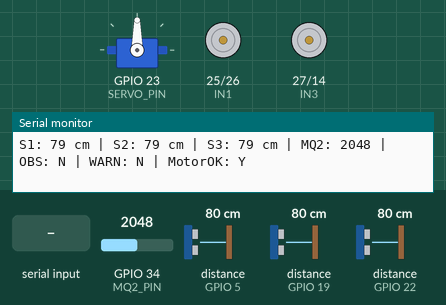
This sketch was run on a simulated ESP32. Shown: servo, motor-driver pin pairs drawn as motors (green arrow = first pin HIGH = forward, orange = second pin HIGH = backward, longer = more drive), the last lines printed to the serial monitor. Wiring (inferred from the names in the program): 3 × ultrasonic range finder: trigger GPIO 4, echo GPIO 5 / trigger GPIO 18, echo GPIO 19 / trigger GPIO 21, echo GPIO 22. The inputs (shaded band) are chosen by the test bench; at power-on: distance to the obstacle (sensors on GPIO 5, GPIO 19, GPIO 22) 80 cm, GPIO 34 (MQ2_PIN) = 2048. The echo pulse lasts 58.3 µs per cm.

Above: at 1.2 s.
1.3 s: "FORWARD:1\n" received over Serial
At 2.5 s:
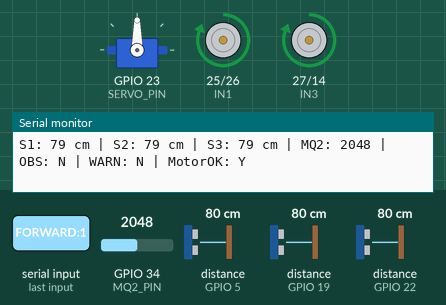
2.8 s: "LEFT:1\n" received over the second serial link
At 4.0 s:
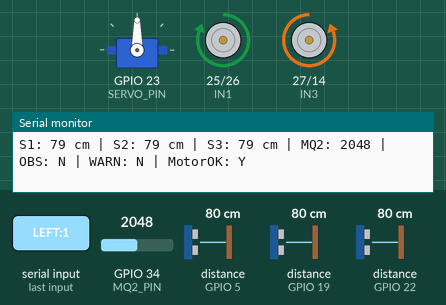
4.3 s: "RIGHT:1\n" received over Serial
At 5.5 s:
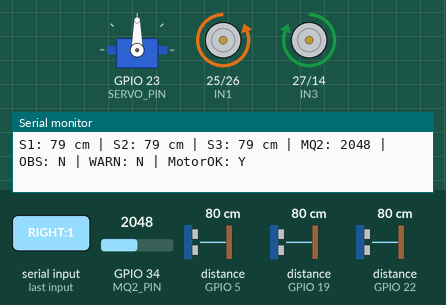
5.8 s: "BACKWARD:150\n" received over the second serial link
At 7.0 s:
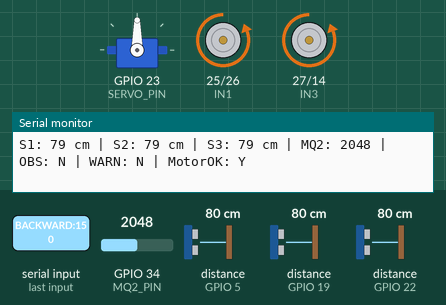
7.3 s: "SERVO:\n" received over Serial
At 8.5 s:
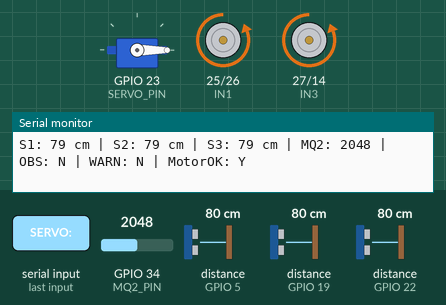
8.8 s: distance to the obstacle (sensor on GPIO 5) set to 12 cm
10.7 s: distance to the obstacle (sensor on GPIO 5) set to 9 cm
At 11.6 s:
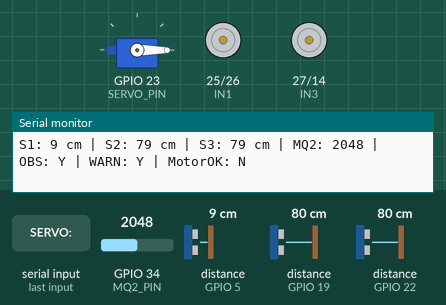
Timing chart, 0 to 13.2 s (numbered marks = the images above; inputs shaded):
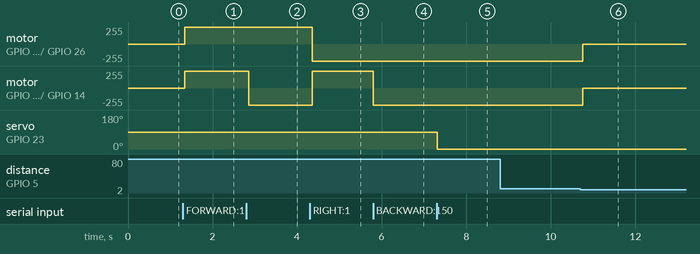

The sketch:

esp-code.ino
```cpp
// car_no_ota.ino
// Derived from existing car.ino but with WiFi and ArduinoOTA removed.
// Purpose: communicate with Raspberry Pi over Serial2 (UART) and
// provide ultrasonic sensors, MQ2 analog read, servo, and motor controls.

#include <ESP32Servo.h>
#include <HardwareSerial.h> // For Serial2

// We will use Serial2 to talk to the Raspberry Pi
HardwareSerial PiSerial(2); // Use UART Port 2 (Pins 16 RX, 17 TX)

// --- Global Objects ---
Servo myServo;

// ===================================
// === PIN DEFINITIONS             ===
// ===================================

// --- Sensor 1 Pins ---
#define TRIG1_PIN 4
#define ECHO1_PIN 5
// --- Sensor 2 Pins ---
#define TRIG2_PIN 18
#define ECHO2_PIN 19
// --- Sensor 3 Pins ---
#define TRIG3_PIN 21
#define ECHO3_PIN 22

// --- New Sensor Pins ---
#define MQ2_PIN 34     // Analog pin for MQ2 (Pin 34 is ADC1_CH6)
#define SERVO_PIN 23   // Pin for Servo motor

// --- Motor PINS (Digital for now) ---
#define IN1 25  // Left motor forward
#define IN2 26  // Left motor backward
#define IN3 27  // Right motor forward
#define IN4 14  // Right motor backward

// --- UART Pins (defined by PiSerial object) ---
#define RXD2 16
#define TXD2 17

// ===================================
// === CONSTANTS AND GLOBALS       ===
// ===================================

// Servo limits
#define SERVO_MIN_ANGLE 0
#define SERVO_MAX_ANGLE 180
#define SERVO_DEFAULT_ANGLE 90

// === COLLISION AVOIDANCE CONSTANTS ===
#define STOP_DISTANCE_CM 10       // Emergency stop distance
#define WARNING_DISTANCE_CM 20    // Warning zone - block forward
#define SCAN_ROTATE_TIME_MS 200   // Time to rotate during scan
#define SCAN_PAUSE_MS 100         // Pause after rotation to let sensors settle

// Command buffer
#define CMD_BUFFER_SIZE 128
char cmdBuffer[CMD_BUFFER_SIZE];
int cmdIndex = 0;

// Current states
int currentServoAngle = SERVO_DEFAULT_ANGLE;
int leftMotorSpeed = 0;
int rightMotorSpeed = 0;

// === COLLISION AVOIDANCE STATE ===
bool motorsEnabled = true;           // Can we drive forward?
bool obstacleDetected = false;       // Is there an obstacle in stop zone?
bool inWarningZone = false;          // Is there an obstacle in warning zone?
long lastSensorDistances[3] = {-1, -1, -1};  // S1, S2, S3 cached
unsigned long lastCollisionCheck = 0;
#define COLLISION_CHECK_INTERVAL_MS 20  // Check every 20ms (50Hz)

// ===================================
// === FUNCTION PROTOTYPES         ===
// ===================================
void moveMotors(int leftDirection, int rightDirection);
void moveForward(int speed);
void moveBackward(int speed);
void turnLeft(int speed);
void turnRight(int speed);
void stopMotors();
long readDistance(int trigPin, int echoPin);
void handleCommand(String command, String source);
void sendAck(String cmd, String status);
void sendStatus();
int parseIntParam(String cmd, int defaultVal);

// === COLLISION AVOIDANCE FUNCTIONS ===
void checkCollision();
void emergencyStop();
void sendCollisionAlert(const char* reason);
void performScan();

// ===================================
// === SETUP                       ===
// ===================================

void setup() {
  // Serial for USB debugging
  Serial.begin(115200);
  delay(10);
  // Start Serial2 on pins 16 (RX) and 17 (TX)
  PiSerial.begin(115200, SERIAL_8N1, RXD2, TXD2);

  Serial.println("\n--- ESP32 Robot (no OTA) starting ---");
  PiSerial.println("ESP32 Ready (no OTA).");

  // --- Motor Setup (Digital for now) ---
  pinMode(IN1, OUTPUT);
  pinMode(IN2, OUTPUT);
  pinMode(IN3, OUTPUT);
  pinMode(IN4, OUTPUT);
  stopMotors(); // Start with motors stopped
  Serial.println("Motor driver (Digital) ready.");

  // --- Ultrasonic Sensor Setup ---
  pinMode(TRIG1_PIN, OUTPUT);
  pinMode(ECHO1_PIN, INPUT);
  pinMode(TRIG2_PIN, OUTPUT);
  pinMode(ECHO2_PIN, INPUT);
  pinMode(TRIG3_PIN, OUTPUT);
  pinMode(ECHO3_PIN, INPUT);
  Serial.println("Ultrasonic sensors ready.");

  // --- New Sensor Setup ---
  pinMode(MQ2_PIN, INPUT); // Set MQ2 pin as input
  myServo.attach(SERVO_PIN);
  myServo.write(SERVO_DEFAULT_ANGLE); // Center the servo
  Serial.println("MQ2 sensor and Servo ready.");

  Serial.println("--- Autonomous Robot Controller Ready (no OTA) ---");
  Serial.println("Protocol: CMD or CMD:PARAM (sent over Serial2/USB)");
}

// ===================================
// === MAIN LOOP                   ===
// ===================================

void loop() {
  // === 1. READ ALL SENSORS ===
  long dist1 = readDistance(TRIG1_PIN, ECHO1_PIN);
  long dist2 = readDistance(TRIG2_PIN, ECHO2_PIN);
  long dist3 = readDistance(TRIG3_PIN, ECHO3_PIN);
  int mq2_value = analogRead(MQ2_PIN); // Read analog value (0-4095)

  // Cache sensor readings for collision check
  lastSensorDistances[0] = dist1;
  lastSensorDistances[1] = dist2;
  lastSensorDistances[2] = dist3;

  // === 2. COLLISION AVOIDANCE - HIGHEST PRIORITY ===
  checkCollision();

  // === 3. SEND DATA TO RASPBERRY PI ===
  // Send data as a single, comma-separated line ending with '\n'
  PiSerial.print("DATA:S1:"); PiSerial.print(dist1);
  PiSerial.print(",S2:"); PiSerial.print(dist2);
  PiSerial.print(",S3:"); PiSerial.print(dist3);
  PiSerial.print(",MQ2:"); PiSerial.print(mq2_value);
  PiSerial.print(",SERVO:"); PiSerial.print(currentServoAngle);
  PiSerial.print(",LMOTOR:"); PiSerial.print(leftMotorSpeed);
  PiSerial.print(",RMOTOR:"); PiSerial.print(rightMotorSpeed);
  PiSerial.print(",OBSTACLE:"); PiSerial.print(obstacleDetected ? 1 : 0);
  PiSerial.print(",WARNING:"); PiSerial.print(inWarningZone ? 1 : 0);
  PiSerial.println(); // Send newline

  // === 4. CHECK FOR COMMANDS ===
  // Read from USB Serial Monitor
  while (Serial.available() > 0) {
    char c = Serial.read();
    if (c == '\n' || c == '\r') {
      if (cmdIndex > 0) {
        cmdBuffer[cmdIndex] = '\0';
        handleCommand(String(cmdBuffer), "USB");
        cmdIndex = 0;
      }
    } else if (cmdIndex < CMD_BUFFER_SIZE - 1) {
      cmdBuffer[cmdIndex++] = c;
    }
  }

  // Read from Raspberry Pi over UART (Serial2)
  while (PiSerial.available() > 0) {
    char c = PiSerial.read();
    if (c == '\n' || c == '\r') {
      if (cmdIndex > 0) {
        cmdBuffer[cmdIndex] = '\0';
        handleCommand(String(cmdBuffer), "Pi");
        cmdIndex = 0;
      }
    } else if (cmdIndex < CMD_BUFFER_SIZE - 1) {
      cmdBuffer[cmdIndex++] = c;
    }
  }

  // === 5. PRINT TO SERIAL MONITOR (for debugging) ===
  Serial.print("S1: "); Serial.print(dist1);
  Serial.print(" cm | S2: "); Serial.print(dist2);
  Serial.print(" cm | S3: "); Serial.print(dist3);
  Serial.print(" cm | MQ2: "); Serial.print(mq2_value);
  Serial.print(" | OBS: "); Serial.print(obstacleDetected ? "Y" : "N");
  Serial.print(" | WARN: "); Serial.print(inWarningZone ? "Y" : "N");
  Serial.print(" | MotorOK: "); Serial.println(motorsEnabled ? "Y" : "N");

  // --- DELAY ---
  delay(50); // Send ~20 Hz updates
}

// ===================================
// === COMMAND HANDLER             ===
// ===================================

void handleCommand(String command, String source) {
  Serial.print("Command '");
  Serial.print(command);
  Serial.print("' from ");
  Serial.println(source);

  command.trim();
  // Accept mixed case; normalize command token only
  String cmdu = command;
  cmdu.toUpperCase();

  if (cmdu.startsWith("SERVO:")) {
    int angle = parseIntParam(command, SERVO_DEFAULT_ANGLE);
    angle = constrain(angle, SERVO_MIN_ANGLE, SERVO_MAX_ANGLE);
    myServo.write(angle);
    currentServoAngle = angle;
    sendAck("SERVO", "OK:" + String(angle));
  } else if (cmdu.startsWith("FORWARD")) {
    // === COLLISION CHECK: Block forward if obstacle in warning zone ===
    if (!motorsEnabled || obstacleDetected) {
      sendAck("FORWARD", "BLOCKED:OBSTACLE");
      Serial.println("FORWARD BLOCKED - Obstacle detected!");
      return;
    }
    if (inWarningZone) {
      sendAck("FORWARD", "BLOCKED:WARNING_ZONE");
      Serial.println("FORWARD BLOCKED - In warning zone!");
      return;
    }
    moveForward(255);  // Digital full speed
    sendAck("FORWARD", "OK");
  } else if (cmdu.startsWith("BACKWARD")) {
    // Backward is always allowed (escape maneuver)
    moveBackward(255);
    sendAck("BACKWARD", "OK");
  } else if (cmdu.startsWith("LEFT")) {
    turnLeft(255);
    sendAck("LEFT", "OK");
  } else if (cmdu.startsWith("RIGHT")) {
    turnRight(255);
    sendAck("RIGHT", "OK");
  } else if (cmdu == "STOP") {
    stopMotors();
    sendAck("STOP", "OK");
  } else if (cmdu == "STATUS") {
    sendStatus();
  } else if (cmdu == "RESET") {
    myServo.write(SERVO_DEFAULT_ANGLE);
    currentServoAngle = SERVO_DEFAULT_ANGLE;
    stopMotors();
    motorsEnabled = true;
    obstacleDetected = false;
    inWarningZone = false;
    sendAck("RESET", "OK");
  } else if (cmdu == "SCAN") {
    // Initiate 360-degree scan by rotating robot
    performScan();
    sendAck("SCAN", "OK");
  } else if (cmdu == "CLEARBLOCK") {
    // Manual override to clear obstacle block (use with caution!)
    motorsEnabled = true;
    obstacleDetected = false;
    sendAck("CLEARBLOCK", "OK");
  } else {
    sendAck(command, "UNKNOWN");
  }
}

// ===================================
// === MOTOR FUNCTIONS (Digital)   ===
// ===================================

void moveMotors(int leftDirection, int rightDirection) {
  if (leftDirection > 0)     { digitalWrite(IN1, HIGH); digitalWrite(IN2, LOW); }
  else if (leftDirection < 0) { digitalWrite(IN1, LOW);  digitalWrite(IN2, HIGH); }
  else                        { digitalWrite(IN1, LOW);  digitalWrite(IN2, LOW); }

  if (rightDirection > 0)     { digitalWrite(IN3, HIGH); digitalWrite(IN4, LOW); }
  else if (rightDirection < 0){ digitalWrite(IN3, LOW);  digitalWrite(IN4, HIGH); }
  else                        { digitalWrite(IN3, LOW);  digitalWrite(IN4, LOW); }
}

void moveForward(int speed) { moveMotors(1, 1); }
void moveBackward(int speed) { moveMotors(-1, -1); }
void turnLeft(int speed) { moveMotors(1, -1); }
void turnRight(int speed) { moveMotors(-1, 1); }
void stopMotors() { moveMotors(0, 0); }

// ===================================
// === ULTRASONIC SENSOR FUNCTION  ===
// ===================================

long readDistance(int trigPin, int echoPin) {
  digitalWrite(trigPin, LOW);
  delayMicroseconds(2);
  digitalWrite(trigPin, HIGH);
  delayMicroseconds(10);
  digitalWrite(trigPin, LOW);

  long duration = pulseIn(echoPin, HIGH, 30000);
  if (duration == 0) return -1; // Timeout
  long distance = duration * 0.01715; // microseconds to cm
  return distance;
}

// ===================================
// === UTILITIES                   ===
// ===================================

void sendAck(String cmd, String status) {
  PiSerial.print("ACK:");
  PiSerial.print(cmd);
  PiSerial.print(":");
  PiSerial.println(status);
}

void sendStatus() {
  PiSerial.print("STATUS:SERVO:");
  PiSerial.print(currentServoAngle);
  PiSerial.print(",LMOTOR:");
  PiSerial.print(leftMotorSpeed);
  PiSerial.print(",RMOTOR:");
  PiSerial.println(rightMotorSpeed);
}

int parseIntParam(String cmd, int defaultVal) {
  int colonIndex = cmd.indexOf(':');
  if (colonIndex != -1) {
    String param = cmd.substring(colonIndex + 1);
    param.trim();
    return param.toInt();
  }
  return defaultVal;
}

// ===================================
// === COLLISION AVOIDANCE         ===
// ===================================

void checkCollision() {
  // Get minimum distance from all front-facing sensors
  long minDist = 9999;
  int closestSensor = -1;

  for (int i = 0; i < 3; i++) {
    long d = lastSensorDistances[i];
    // Ignore invalid readings (-1 = timeout)
    if (d > 0 && d < minDist) {
      minDist = d;
      closestSensor = i + 1;  // S1, S2, S3
    }
  }

  // Previous states for change detection
  bool wasObstacle = obstacleDetected;
  bool wasWarning = inWarningZone;

  // === EMERGENCY STOP ZONE (<10cm) ===
  if (minDist <= STOP_DISTANCE_CM) {
    if (!obstacleDetected) {
      emergencyStop();
      sendCollisionAlert("EMERGENCY_STOP");
    }
    obstacleDetected = true;
    motorsEnabled = false;
    inWarningZone = true;
  }
  // === WARNING ZONE (10-20cm) ===
  else if (minDist <= WARNING_DISTANCE_CM) {
    obstacleDetected = false;
    inWarningZone = true;
    motorsEnabled = true;  // Can still turn/backup, but forward blocked in handleCommand
    if (!wasWarning) {
      sendCollisionAlert("WARNING_ZONE");
    }
  }
  // === CLEAR ZONE (>20cm) ===
  else {
    obstacleDetected = false;
    inWarningZone = false;
    motorsEnabled = true;
    // Only notify once when clearing
    if (wasObstacle || wasWarning) {
      sendCollisionAlert("CLEAR");
    }
  }
}

void emergencyStop() {
  // Immediately stop all motors
  stopMotors();
  Serial.println("!!! EMERGENCY STOP - OBSTACLE TOO CLOSE !!!");
}

void sendCollisionAlert(const char* reason) {
  // Send alert to Pi over UART
  PiSerial.print("ALERT:COLLISION:");
  PiSerial.print(reason);
  PiSerial.print(",S1:");
  PiSerial.print(lastSensorDistances[0]);
  PiSerial.print(",S2:");
  PiSerial.print(lastSensorDistances[1]);
  PiSerial.print(",S3:");
  PiSerial.println(lastSensorDistances[2]);
}

void performScan() {
  // Perform a 360-degree scan by rotating the robot
  // Since no servo scanning, robot rotates and reads sensors
  Serial.println("Starting 360 scan...");
  PiSerial.println("SCAN:START");

  // We'll do 8 positions (every 45 degrees = ~200ms rotation each)
  int scanResults[8][3];  // 8 positions, 3 sensors each

  for (int pos = 0; pos < 8; pos++) {
    // Read current distances
    scanResults[pos][0] = readDistance(TRIG1_PIN, ECHO1_PIN);
    scanResults[pos][1] = readDistance(TRIG2_PIN, ECHO2_PIN);
    scanResults[pos][2] = readDistance(TRIG3_PIN, ECHO3_PIN);

    // Send scan data for this position
    PiSerial.print("SCAN:POS:");
    PiSerial.print(pos * 45);  // Approximate angle
    PiSerial.print(",S1:");
    PiSerial.print(scanResults[pos][0]);
    PiSerial.print(",S2:");
    PiSerial.print(scanResults[pos][1]);
    PiSerial.print(",S3:");
    PiSerial.println(scanResults[pos][2]);

    // Don't rotate on last position
    if (pos < 7) {
      // Rotate right for ~45 degrees
      turnRight(255);
      delay(SCAN_ROTATE_TIME_MS);
      stopMotors();
      delay(SCAN_PAUSE_MS);  // Let sensors settle
    }
  }

  // Find safest direction (position with max average distance)
  int bestPos = 0;
  long bestAvg = 0;

  for (int pos = 0; pos < 8; pos++) {
    long avg = 0;
    int validCount = 0;
    for (int s = 0; s < 3; s++) {
      if (scanResults[pos][s] > 0) {
        avg += scanResults[pos][s];
        validCount++;
      }
    }
    if (validCount > 0) {
      avg /= validCount;
      if (avg > bestAvg) {
        bestAvg = avg;
        bestPos = pos;
      }
    }
  }

  // Report best direction
  PiSerial.print("SCAN:BEST:");
  PiSerial.print(bestPos * 45);
  PiSerial.print(",DIST:");
  PiSerial.println(bestAvg);

  PiSerial.println("SCAN:COMPLETE");
  Serial.print("Scan complete. Best direction: ");
  Serial.print(bestPos * 45);
  Serial.print(" deg, avg dist: ");
  Serial.println(bestAvg);
}
```

Measured:
- the behaviour switches between 11 and 10 cm on distance to the obstacle (sensor on GPIO 5) (found by bisection; images 5 and 6)
- after the input at 1.3 s, motor on GPIO 25 (IN1) / GPIO 26 (IN2), motor on GPIO 27 (IN3) / GPIO 14 (IN4): stopped → forward 255/255 at once
- after the input at 2.8 s, motor on GPIO 27 (IN3) / GPIO 14 (IN4): forward 255/255 → backward 255/255 after 0.05 s
- after the input at 4.3 s, motor on GPIO 25 (IN1) / GPIO 26 (IN2): forward 255/255 → backward 255/255 after 0.06 s; motor on GPIO 27 (IN3) / GPIO 14 (IN4): backward 255/255 → forward 255/255 after 0.06 s
- after the input at 5.8 s, motor on GPIO 27 (IN3) / GPIO 14 (IN4): forward 255/255 → backward 255/255 at once
- after the input at 7.3 s, servo on GPIO 23 (SERVO_PIN): 90° → 0° at once
- after the input at 10.7 s, motor on GPIO 25 (IN1) / GPIO 26 (IN2), motor on GPIO 27 (IN3) / GPIO 14 (IN4): backward 255/255 → stopped after 0.06 s
